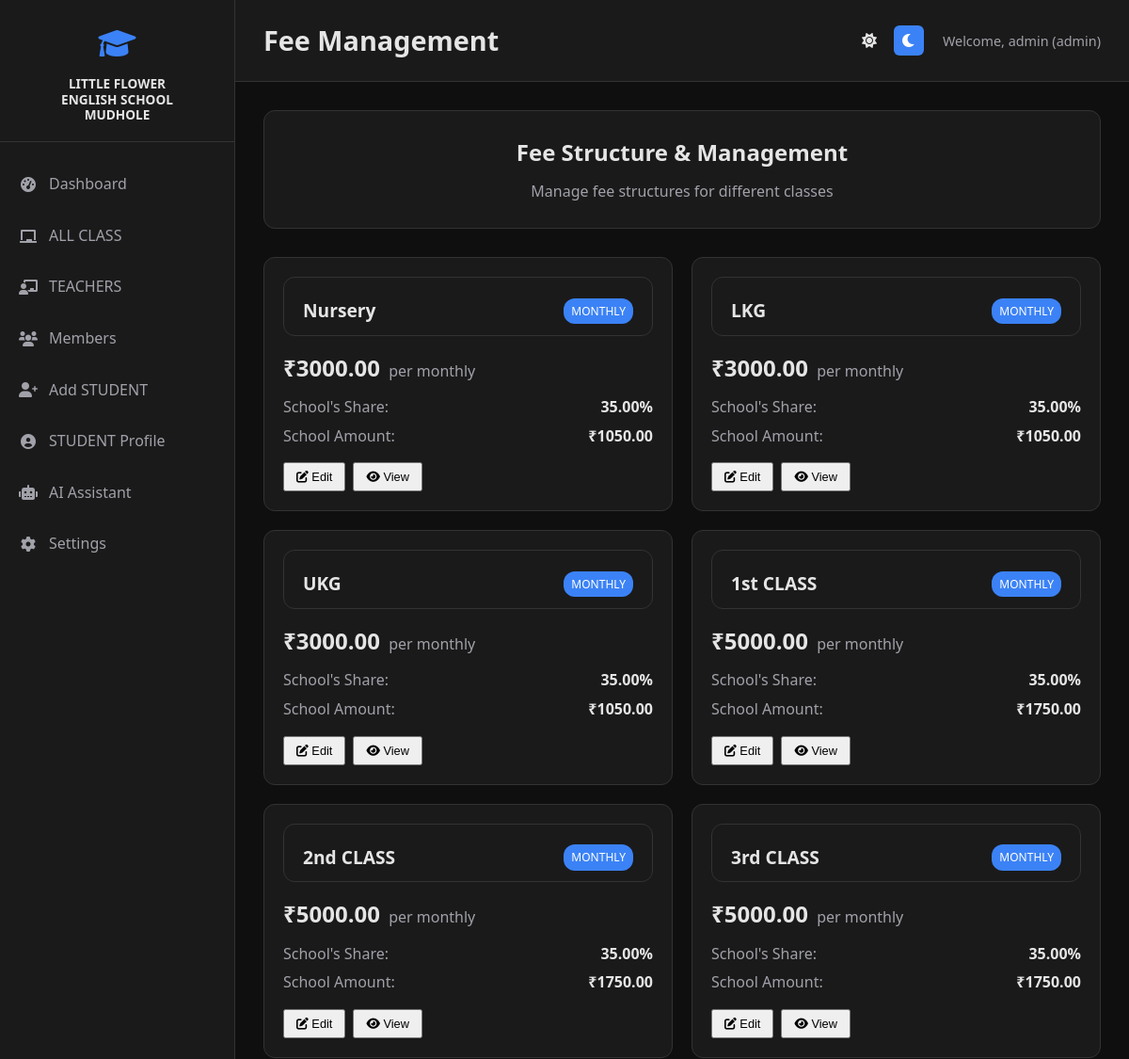
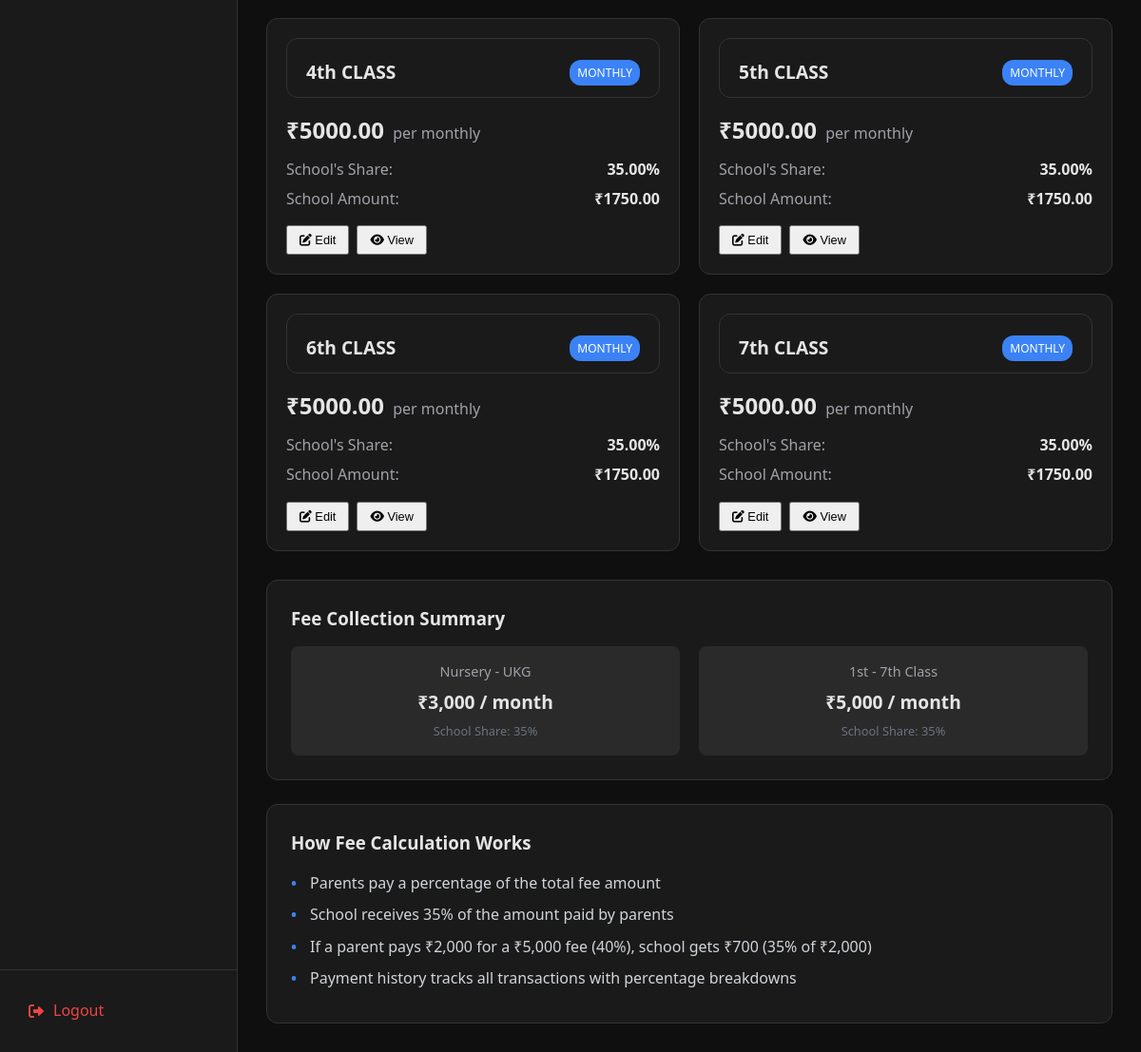
The page /fees on the database its author committed (2 pictures, top to bottom).
### app.py (models this page shows)
class FeeStructure(db.Model):
    id = db.Column(db.Integer, primary_key=True)
    class_name = db.Column(db.String(20), nullable=False)
    fee_type = db.Column(db.String(20), nullable=False)  # monthly, quarterly, annual
    amount = db.Column(Numeric(10, 2), nullable=False)
    percentage = db.Column(Numeric(5, 2), default=35.00)
    created_at = db.Column(db.DateTime, default=datetime.utcnow)

### app.py (the view)
@app.route('/fees')
def fees():
    fee_structures = FeeStructure.query.all()
    return render_template('fees.html', fee_structures=fee_structures)

### templates/fees.html
{% extends "base.html" %}
{% block page_title %}Fee Management{% endblock %}
{% block content %}
<div class="fees-container">
    <div class="fees-header">
        <h2>Fee Structure & Management</h2>
        <p>Manage fee structures for different classes</p>
    </div>
    <div class="fee-structure-grid">
        {% for fee_structure in fee_structures %}
        <div class="fee-structure-card">
            <div class="class-header">
                <h3>{{ fee_structure.class_name }}</h3>
                <span class="fee-type">{{ fee_structure.fee_type.title() }}</span>
            </div>
            <div class="fee-details">
                <div class="fee-amount">
                    <span class="amount">₹{{ fee_structure.amount }}</span>
                    <span class="period">per {{ fee_structure.fee_type }}</span>
                </div>
                <div class="percentage-info">
                    <span class="label">School's Share:</span>
                    <span class="percentage">{{ fee_structure.percentage }}%</span>
                </div>
                <div class="calculated-share">
                    <span class="label">School Amount:</span>
                    <span class="share-amount">₹{{ (fee_structure.amount * fee_structure.percentage / 100)|round(2) }}</span>
                </div>
            </div>
            <div class="fee-actions">
                <button class="btn-small primary">
                    <i class="fas fa-edit"></i>
                    Edit
                </button>
                <button class="btn-small secondary">
                    <i class="fas fa-eye"></i>
                    View
                </button>
            </div>
        </div>
        {% else %}
        <div class="no-fee-structure">
            <p>No fee structures found. Default structures will be created automatically.</p>
        </div>
        {% endfor %}
    </div>
    <div class="fees-info">
        <h3>Fee Collection Summary</h3>
        <div class="info-cards">
            <div class="info-card">
                <div class="info-label">Nursery - UKG</div>
                <div class="info-value">₹3,000 / month</div>
                <div class="info-note">School Share: 35%</div>
            </div>
            <div class="info-card">
                <div class="info-label">1st - 7th Class</div>
                <div class="info-value">₹5,000 / month</div>
                <div class="info-note">School Share: 35%</div>
            </div>
        </div>
    </div>
    <div class="fee-instructions">
        <h3>How Fee Calculation Works</h3>
        <ul>
            <li>Parents pay a percentage of the total fee amount</li>
            <li>School receives 35% of the amount paid by parents</li>
            <li>If a parent pays ₹2,000 for a ₹5,000 fee (40%), school gets ₹700 (35% of ₹2,000)</li>
            <li>Payment history tracks all transactions with percentage breakdowns</li>
        </ul>
    </div>
</div>
{% endblock %}

### templates/base.html (shortened to what this page needs)
<!DOCTYPE html>
<html lang="en">
<head>
    <link rel="stylesheet" href="{{ url_for('static', filename='css/style.css') }}">
    <link rel="stylesheet" href="https://cdnjs.cloudflare.com/ajax/libs/font-awesome/6.0.0/css/all.min.css">
</head>
<body>
    <div class="app-container">
        <nav class="sidebar">
            <div class="sidebar-header">
                <div class="school-logo">
                    <i class="fas fa-graduation-cap"></i>
                </div>
                <div class="school-name">
                    <div>LITTLE FLOWER</div>
                    <div>ENGLISH SCHOOL</div>
                    <div>MUDHOLE</div>
                </div>
            </div>
            <ul class="nav-menu">
                <li class="nav-item">
                    <a href="{{ url_for('dashboard') }}" class="nav-link {% if request.endpoint == 'dashboard' %}active{% endif %}">
                        <i class="fas fa-tachometer-alt"></i>
                        <span>Dashboard</span>
                    </a>
                </li>
                <li class="nav-item">
                    <a href="{{ url_for('all_classes') }}" class="nav-link {% if request.endpoint == 'all_classes' %}active{% endif %}">
                        <i class="fas fa-chalkboard"></i>
                        <span>ALL CLASS</span>
                    </a>
                </li>
                <li class="nav-item">
                    <a href="#" class="nav-link">
                        <i class="fas fa-chalkboard-teacher"></i>
                        <span>TEACHERS</span>
                    </a>
                </li>
                <li class="nav-item">
                    <a href="#" class="nav-link">
                        <i class="fas fa-users"></i>
                        <span>Members</span>
                    </a>
                </li>
                <li class="nav-item">
                    <a href="{{ url_for('add_student') }}" class="nav-link {% if request.endpoint == 'add_student' %}active{% endif %}">
                        <i class="fas fa-user-plus"></i>
                        <span>Add STUDENT</span>
                    </a>
                </li>
                <li class="nav-item">
                    <a href="#" class="nav-link">
                        <i class="fas fa-user-circle"></i>
                        <span>STUDENT Profile</span>
                    </a>
                </li>
                <li class="nav-item">
                    <a href="#" class="nav-link">
                        <i class="fas fa-robot"></i>
                        <span>AI Assistant</span>
                    </a>
                </li>
                <li class="nav-item">
                    <a href="#" class="nav-link">
                        <i class="fas fa-cog"></i>
                        <span>Settings</span>
                    </a>
                </li>
            </ul>
            <div class="sidebar-footer">
                <a href="#" class="logout-link">
                    <i class="fas fa-sign-out-alt"></i>
                    <span>Logout</span>
                </a>
            </div>
        </nav>
        <main class="main-content">
            <header class="top-header">
                <h1 class="page-title">{% block page_title %}Dashboard{% endblock %}</h1>
                <div class="header-controls">
                    <div class="theme-toggle">
                        <i class="fas fa-sun"></i>
                        <i class="fas fa-moon active"></i>
                    </div>
                    <div class="user-info">
                        Welcome, admin (admin)
                    </div>
                </div>
            </header>
            <div class="content-area">
                {% block content %}{% endblock %}
            </div>
        </main>
    </div>
</body>
</html>

### rows shown on the page
FeeStructure: class_name "Nursery", fee_type "MONTHLY", amount "3000.00", fee_type "monthly", percentage "35.00", amount+percentage "1050.00"
FeeStructure: class_name "LKG", fee_type "MONTHLY", amount "3000.00", fee_type "monthly", percentage "35.00", amount+percentage "1050.00"
FeeStructure: class_name "UKG", fee_type "MONTHLY", amount "3000.00", fee_type "monthly", percentage "35.00", amount+percentage "1050.00"
FeeStructure: class_name "1st CLASS", fee_type "MONTHLY", amount "5000.00", fee_type "monthly", percentage "35.00", amount+percentage "1750.00"
FeeStructure: class_name "2nd CLASS", fee_type "MONTHLY", amount "5000.00", fee_type "monthly", percentage "35.00", amount+percentage "1750.00"
FeeStructure: class_name "3rd CLASS", fee_type "MONTHLY", amount "5000.00", fee_type "monthly", percentage "35.00", amount+percentage "1750.00"
FeeStructure: class_name "4th CLASS", fee_type "MONTHLY", amount "5000.00", fee_type "monthly", percentage "35.00", amount+percentage "1750.00"
FeeStructure: class_name "5th CLASS", fee_type "MONTHLY", amount "5000.00", fee_type "monthly", percentage "35.00", amount+percentage "1750.00"
FeeStructure: class_name "6th CLASS", fee_type "MONTHLY", amount "5000.00", fee_type "monthly", percentage "35.00", amount+percentage "1750.00"
FeeStructure: class_name "7th CLASS", fee_type "MONTHLY", amount "5000.00", fee_type "monthly", percentage "35.00", amount+percentage "1750.00"
